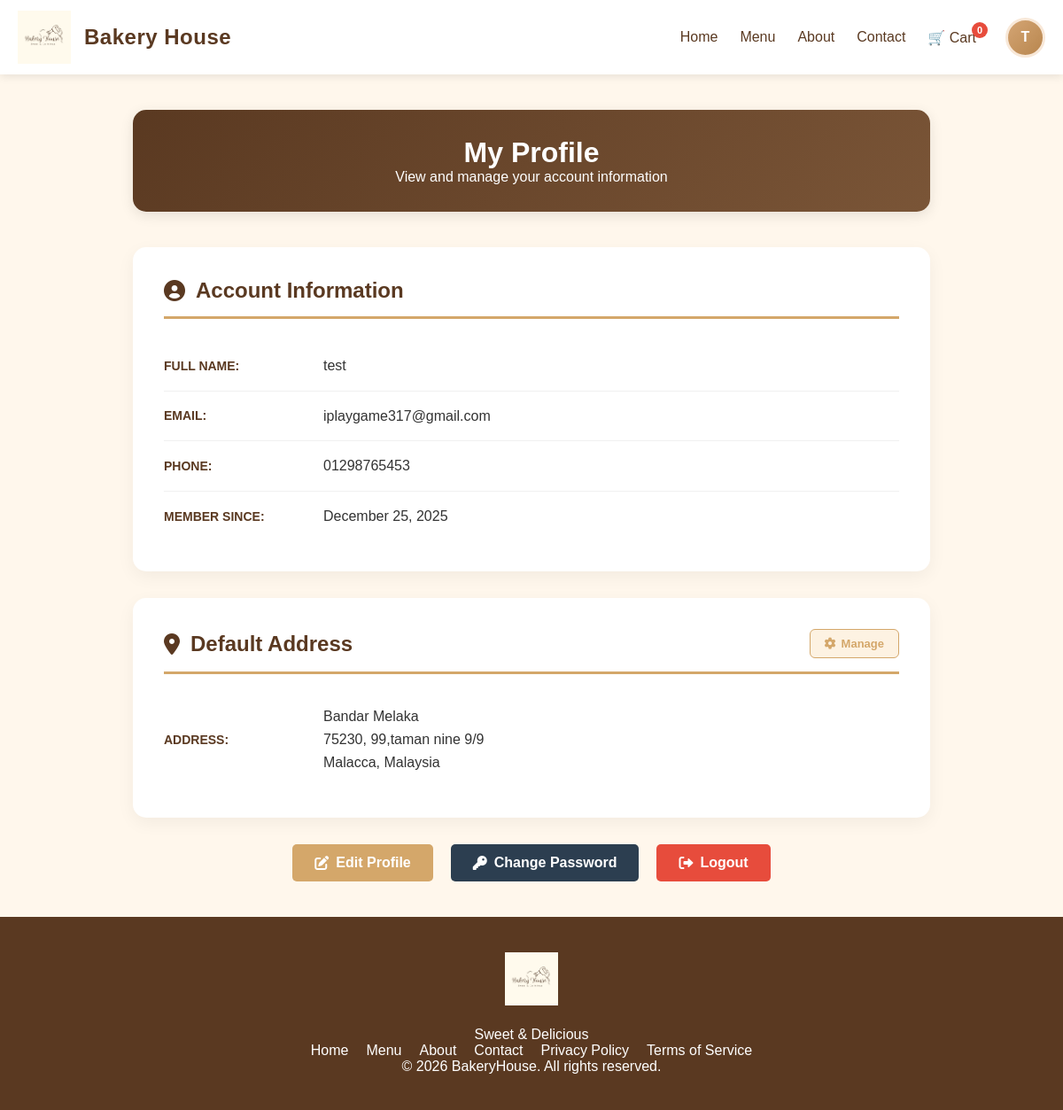
The page /profile.php (signed in) on the database as committed earlier.
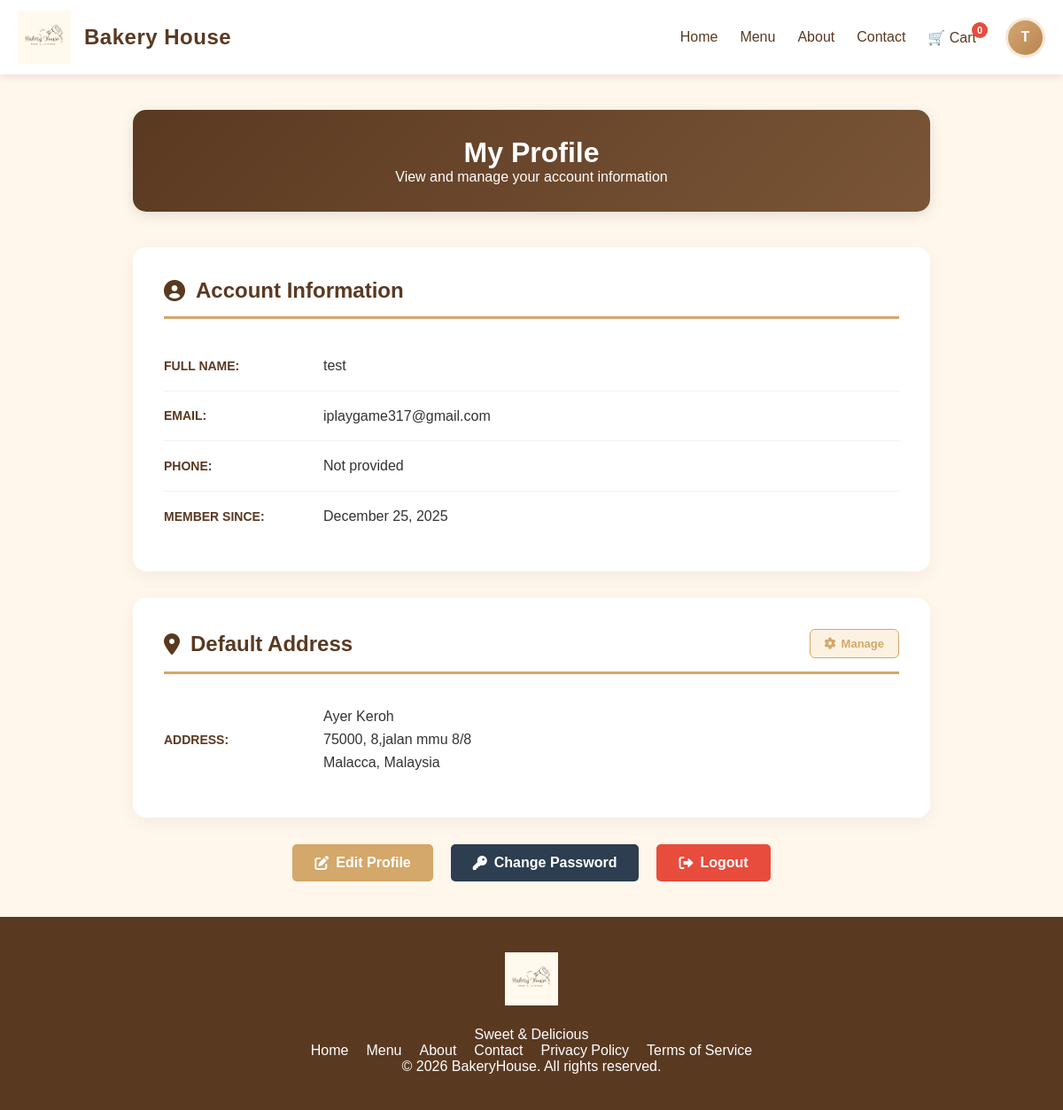
The same page on the database as committed later.
### tables this page shows
CREATE TABLE `user_db` (
  `id` int(11) NOT NULL,
  `name` varchar(100) NOT NULL,
  `email` varchar(255) NOT NULL,
  `password` varchar(255) NOT NULL,
  `phone` varchar(20) DEFAULT NULL,
  `address` text DEFAULT NULL,
  `created_at` timestamp NOT NULL DEFAULT current_timestamp(),
  `updated_at` timestamp NOT NULL DEFAULT current_timestamp() ON UPDATE current_timestamp()
);

CREATE TABLE `user_addresses` (
  `id` int(11) NOT NULL,
  `user_id` int(11) NOT NULL,
  `address_text` text NOT NULL,
  `is_default` tinyint(1) DEFAULT 0,
  `updated_at` timestamp NOT NULL DEFAULT current_timestamp() ON UPDATE current_timestamp()
);

### profile.php (the view, shortened to what this page needs)
<?php
require_once 'config.php';
$userId = $_SESSION['user_id'];
try {
    $query = "SELECT name, email, phone, created_at FROM user_db WHERE id = ?";
    $stmt = $pdo->prepare($query);
    $stmt->execute([$userId]);
    $user = $stmt->fetch(PDO::FETCH_ASSOC);
    if ($user) {
        $name = htmlspecialchars($user['name']);
        $email = htmlspecialchars($user['email']);
        $phone = htmlspecialchars($user['phone'] ?? 'Not provided');
        $memberSince = date("F j, Y", strtotime($user['created_at']));
        $addrQuery = "SELECT address_text FROM user_addresses WHERE user_id = ? AND is_default = 1 LIMIT 1";
        $addrStmt = $pdo->prepare($addrQuery);
        $addrStmt->execute([$userId]);
        $defaultAddr = $addrStmt->fetch(PDO::FETCH_ASSOC);
        $address_display = "No default address set";
        if ($defaultAddr) {
            $raw_address = $defaultAddr['address_text'];
            if (strpos($raw_address, '|') !== false) {
                $parts = explode('|', $raw_address);
                $addrLine = htmlspecialchars($parts[0] ?? '');
                $addrArea = htmlspecialchars($parts[1] ?? '');
                $addrPost = htmlspecialchars($parts[2] ?? '');
                $address_display = "$addrLine<br>$addrArea, $addrPost<br>Malacca, Malaysia";
            }
            elseif (strpos($raw_address, ', ') !== false) {
                $address_display = nl2br(htmlspecialchars($raw_address));
            }
            else {
                $address_display = htmlspecialchars($raw_address);
            }
        }
    } else {
        session_destroy();
        header("Location: User_Login.php");
        exit();
    }
} catch (PDOException $e) {
    die("Error: " . $e->getMessage());
}
?>
<!DOCTYPE html>
<html lang="en">
<head>
    <link rel="stylesheet" href="profile.css">
    <link rel="stylesheet" href="https://cdnjs.cloudflare.com/ajax/libs/font-awesome/6.0.0/css/all.min.css">
    <link rel="stylesheet" href="footer.css">
</head>
<body>
    <?php include 'header.php'; ?>
    <main class="profile-page">
        <div class="profile-container">
            <div class="profile-header">
                <h1>My Profile</h1>
                <p>View and manage your account information</p>
            </div>
            <div class="info-card">
                <h2><i class="fas fa-user-circle"></i> Account Information</h2>
                <div class="info-row">
                    <div class="info-label">FULL NAME:</div>
                    <div class="info-value"><?php echo $name; ?></div>
                </div>
                <div class="info-row">
                    <div class="info-label">EMAIL:</div>
                    <div class="info-value"><?php echo $email; ?></div>
                </div>
                <div class="info-row">
                    <div class="info-label">PHONE:</div>
                    <div class="info-value"><?php echo $phone; ?></div>
                </div>
                <div class="info-row">
                    <div class="info-label">MEMBER SINCE:</div>
                    <div class="info-value"><?php echo $memberSince; ?></div>
                </div>
            </div>
            <div class="info-card">
                <div class="address-header" style="display: flex; justify-content: space-between; align-items: center; margin-bottom: 20px;">
                    <h2 style="border-bottom: none; margin-bottom: 0;"><i class="fas fa-map-marker-alt"></i> Default Address</h2>
                    <a href="manageaddress.php" class="btn-manage-address" style="text-decoration: none; color: #d4a76a; font-weight: bold;">
                        <i class="fas fa-cog"></i> Manage
                    </a>
                </div>
                <div class="info-row">
                    <div class="info-label">ADDRESS:</div>
                    <div class="info-value" style="line-height: 1.6;"><?php echo $address_display; ?></div>
                </div>
            </div>
            <div class="action-buttons">
                <a href="editprofile.php" class="btn btn-edit">
                    <i class="fas fa-edit"></i> Edit Profile
                </a>
                <a href="changepassword.php" class="btn btn-change-password">
                    <i class="fas fa-key"></i> Change Password
                </a>
                <a href="logout.php" class="btn btn-logout">
                    <i class="fas fa-sign-out-alt"></i> Logout
                </a>
            </div>
        </div>
    </main>
    <?php include 'footer.php'; ?>
</body>
</html>

### header.php (shortened to what this page needs)
<?php
$isLoggedIn = isset($_SESSION['logged_in']) && $_SESSION['logged_in'] === true;
$userName   = $isLoggedIn ? ($_SESSION['user_name'] ?? 'User') : '';
$cur_file  = basename($_SERVER['PHP_SELF']);
?>
<link rel="stylesheet" href="header.css">
<header class="main-header">
    <div class="header-navbar navbar">
        <a href="mainpage.php" class="logo-brand">
            <img src="Bakery House Logo.png" alt="Bakery House">
            <span class="brand-name">Bakery House</span>
        </a>
        <ul class="nav-links">
            <li><a href="mainpage.php" class="<?= ($cur_file === 'mainpage.php') ? 'active' : '' ?>">Home</a></li>
            <li><a href="menu.php" class="<?= ($cur_file === 'menu.php') ? 'active' : '' ?>">Menu</a></li>
            <li><a href="about_us.php" class="<?= ($cur_file === 'about_us.php') ? 'active' : '' ?>">About</a></li>
            <li><a href="contact_us.php" class="<?= ($cur_file === 'contact_us.php') ? 'active' : '' ?>">Contact</a></li>
            <li class="cart-icon cart-icon-wrapper">
                <a href="cart.php" class="cart-link" onclick="return checkCartLogin(event)">
                    🛒 Cart <span class="cart-count">0</span>
                </a>
            </li>
            <?php if ($isLoggedIn): ?>
                <li class="user-menu-wrapper">
                    <div class="user-icon-circle" id="userAvatar">
                        <?= strtoupper(substr($userName, 0, 1)) ?>
                    </div>
                </li>
            <?php else: ?>
                <li><a href="User_Login.php" class="sign-in-btn">Sign In</a></li>
            <?php endif; ?>
        </ul>
    </div>
</header>

### footer.php
<footer>
    <div class="container">
        <div class="footer-content">
            <div class="footer-logo">
                <img src="Bakery House Logo.png" alt="BakeryHouse">
            </div>
            <p>Sweet & Delicious</p>
            <div class="footer-links">
                <a href="mainpage.php">Home</a>
                <a href="menu.php">Menu</a>
                <a href="about_us.php">About</a>
                <a href="contact_us.php">Contact</a>
                <a href="privacypolicy.php">Privacy Policy</a>
                <a href="termservice.php">Terms of Service</a>
            </div>
            <p>&copy; <?php echo date("Y"); ?> BakeryHouse. All rights reserved.</p>
        </div>
    </div>
</footer>
<link rel="stylesheet" href="footer.css">

### profile.css (style rules this page uses)
* { margin: 0; padding: 0; box-sizing: border-box; }
body { display: flex; flex-direction: column; min-height: 100vh; background-color: #fff7ec; font-family: 'Segoe UI', Tahoma, sans-serif; color: #000000; padding-top: 85px; }
.container { max-width: 1200px; margin: 0 auto; padding: 0 20px; }
main.profile-page { flex: 1; padding-bottom: 40px; padding-top: 40px; }
.profile-container { max-width: 900px; margin: 0 auto; }
.profile-header { padding: 30px; background: linear-gradient(135deg, #5a3921 0%, #7a5537 100%); border-radius: 15px; color: white; text-align: center; margin-bottom: 40px; box-shadow: 0 4px 15px rgba(0,0,0,0.1); }
.info-card { padding: 35px; background: white; border-radius: 15px; box-shadow: 0 6px 20px rgba(0, 0, 0, 0.05); margin-bottom: 30px; }
.info-card h2 { display: flex; align-items: center; gap: 12px; padding-bottom: 15px; border-bottom: 3px solid #d4a76a; color: #5a3921; margin-bottom: 25px; }
.address-header { display: flex; justify-content: space-between; align-items: center; margin-bottom: 25px; padding-bottom: 15px; border-bottom: 3px solid #d4a76a; }
.address-header h2 { border-bottom: none; margin-bottom: 0; padding-bottom: 0; }
.info-row { display: flex; align-items: center; padding: 15px 0; border-bottom: 1px solid #f0f0f0; }
.info-row:last-child { border-bottom: none; }
.info-label { min-width: 180px; color: #5a3921; font-weight: 700; font-size: 14px; }
.info-value { flex: 1; color: #333; line-height: 1.6; }
.action-buttons { display: flex; justify-content: center; flex-wrap: wrap; gap: 20px; margin-top: 30px; }
.btn { display: inline-flex; align-items: center; gap: 8px; padding: 12px 25px; border-radius: 5px; color: white; font-weight: 600; text-decoration: none; transition: 0.3s; }
.btn-edit { background: #d4a76a; }
.btn-change-password { background: #2c3e50; }
.btn-logout { background: #e74c3c; }
.btn-manage-address { display: inline-flex; align-items: center; gap: 6px; padding: 8px 16px; background-color: #fdf2e2; border: 1px solid #d4a76a; border-radius: 6px; color: #5a3921; font-size: 13px; font-weight: 600; text-decoration: none; transition: all 0.3s ease; }

### footer.css (style rules this page uses)
footer { background-color: var(--main-color); color: white; text-align: center; padding: 40px 0; }
.footer-logo img { height: 60px; margin-bottom: 20px; }
.footer-links { display: flex; gap: 20px; flex-wrap: wrap; justify-content: center; }
.footer-links a { color: white; text-decoration: none; transition: 0.3s; }

Rows that differ between the two databases and show on the page:
removed user_addresses: address_text "Bandar Melaka", address_text "75230", address_text "99,taman nine 9/9"
changed user_db "test": phone "01298765453" → "Not provided"
added user_addresses: address_text "Ayer Keroh", address_text "75000", address_text "8,jalan mmu 8/8"
